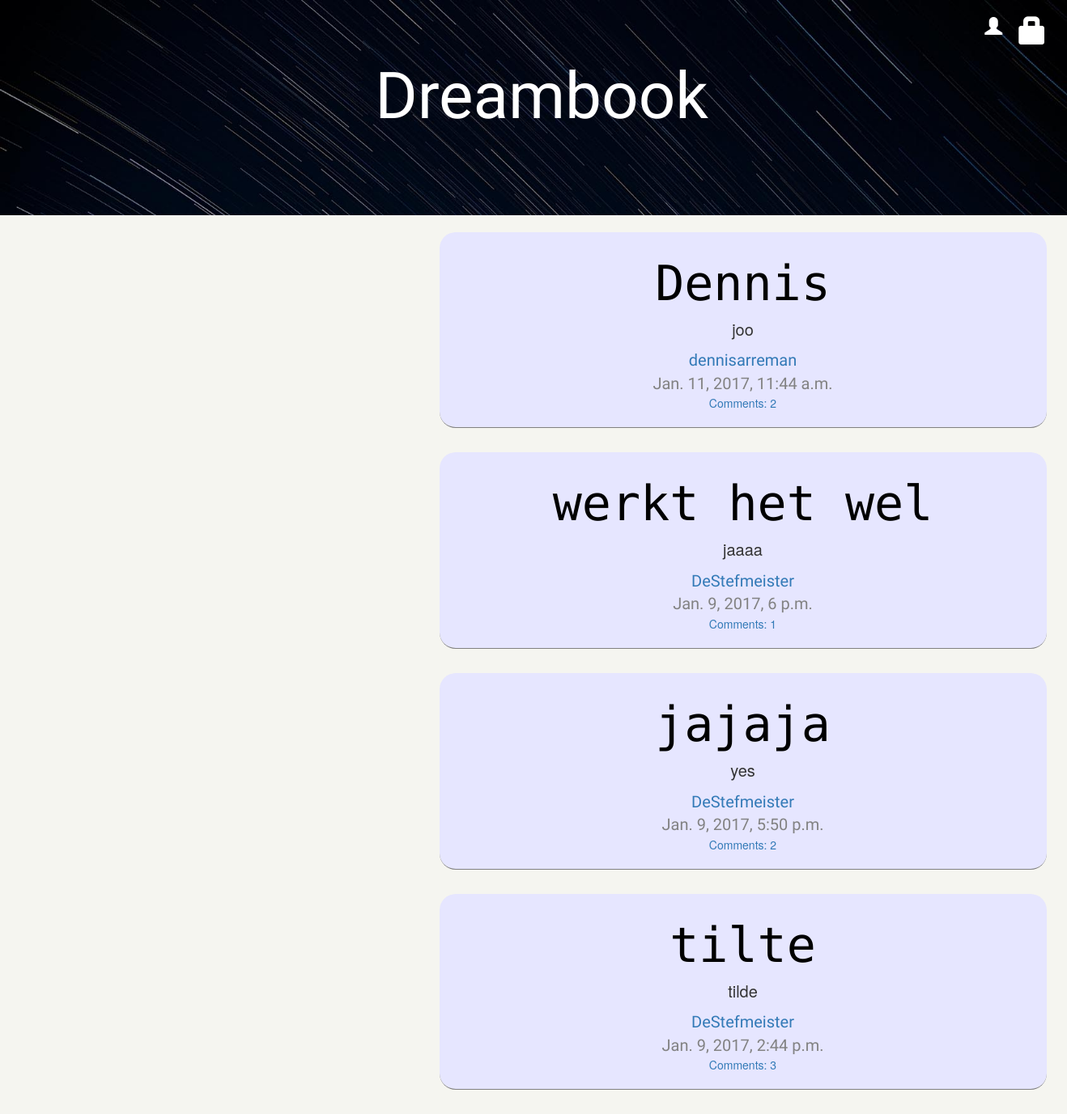
The app's page /, older data.
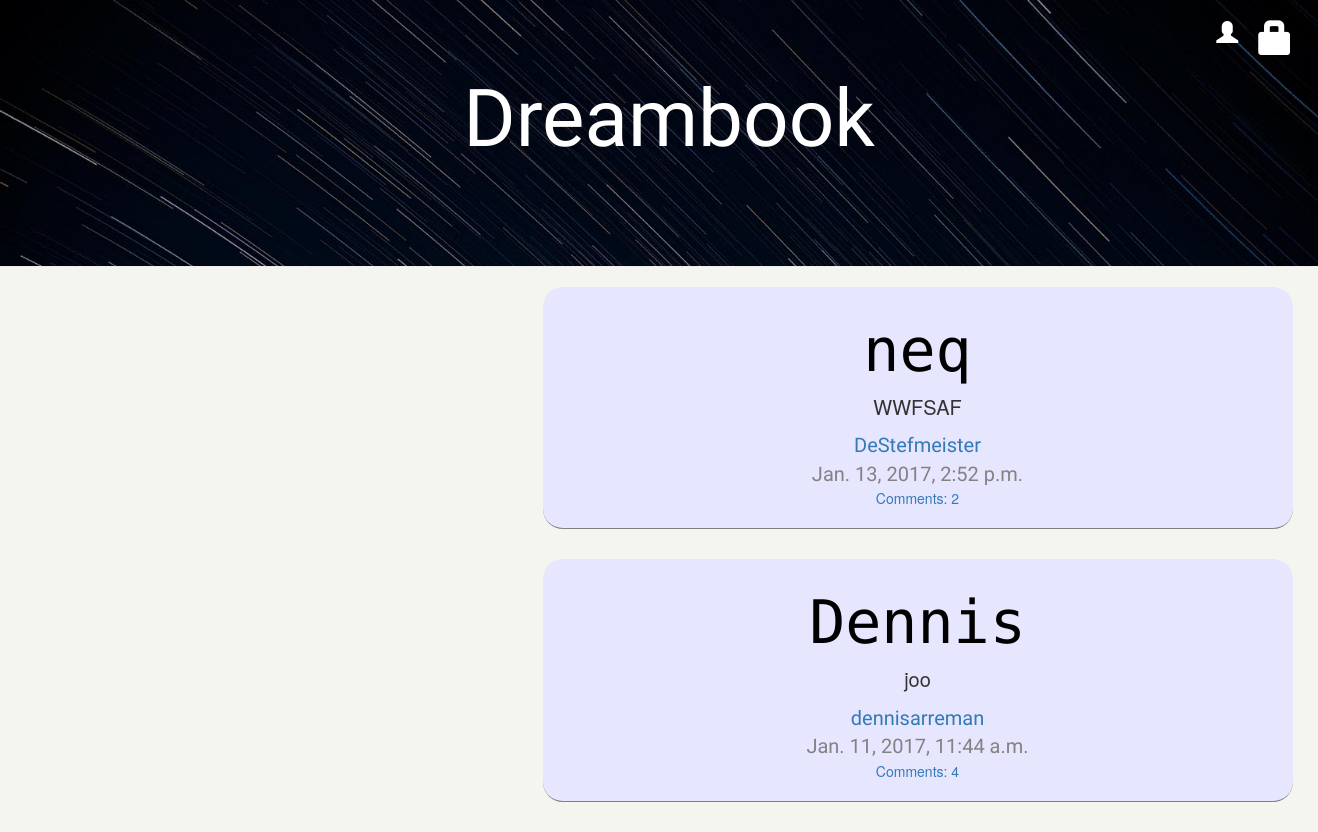
The same page, newer data.
### blog/models.py (models this page shows, shortened)
class Post(models.Model):
    author = models.ForeignKey(settings.AUTH_USER_MODEL, default = 1)
    title = models.CharField(max_length=200)
    text = models.TextField()
    created_date = models.DateTimeField(default=timezone.now)
    published_date = models.DateTimeField(blank=True, null=True)
    upvotes = models.IntegerField(default=0)
    downvotes = models.IntegerField(default=0)

### blog/views.py (the view)
# urls.py: url(r'^$', views.post_list, name='post_list'),
def post_list(request):
    posts = Post.objects.filter(published_date__lte=timezone.now()).order_by('-published_date')
    return render(request, 'blog/post_list.html', {'posts': posts})

### blog/templates/blog/post_list.html
{% extends 'blog/base.html' %}
{% block content %}
    {% for post in posts %}
        <div class="post">
            <h1><a href="{% url 'post_detail' pk=post.pk %}">{{ post.title }}</a></h1>
            <p>{{ post.text|linebreaksbr }}</p>
            <div class="date">
                <a href="{% url 'view_profile' pk=post.author.pk%}">{{ post.author }}</a>
            </div>
            <div class="date">
                {{ post.published_date }}
            </div>
            <a href="{% url 'post_detail' pk=post.pk %}">Comments: {{ post.comments.count }}</a>
        </div>
    {% endfor %}
{% endblock content %}

### blog/templates/blog/base.html (shortened to what this page needs)
{% load staticfiles %}
<html>
<head>
  <link rel="stylesheet" href="//maxcdn.bootstrapcdn.com/bootstrap/3.2.0/css/bootstrap.min.css">
  <link rel="stylesheet" href="//maxcdn.bootstrapcdn.com/bootstrap/3.2.0/css/bootstrap-theme.min.css">
  <link rel="stylesheet" href="{% static 'css/blog1.css' %}">
</head>
<body>
  <div class="page-header">
    <div class="row">
  {% if user.is_authenticated %}
  <a style="font-size: 22px; font-family: Roboto Mono" href="{% url 'post_new' %}" class="top-menu"><span class="glyphicon glyphicon-plus"></span></a>
  <a style="font-size: 22px; font-family: Roboto Mono" href="{% url 'post_draft_list' %}" class="top-menu"><span class="glyphicon glyphicon-edit"></span></a>
  <p style="font-size: 22px; font-family: Roboto Mono" class="top-menu">Hello {{ user.username }} <small>(<a href="{% url 'logout' %}">Log out</a>)</small></p>
  {% else %}
      <a href="{% url 'login' %}" class="top-menu"><span class="glyphicon glyphicon-lock"></span></a>
      <a style="font-size: 22px; font-family: Roboto Mono" href="{% url 'register_page' %}" class="top-menu"><span class="glyphicon glyphicon-user"></span></a>
  {% endif %}
</div>
<div class="row">
  <h1><a href="/">Dreambook</a></h1>
</div>
</div>
    <div class="content container">
        <div class="row">
          <div class="col-lg-8 col-lg-offset-5 col-md-10 col-md-offset-1 text-center">
            {% block content %}
            {% endblock %}
            </div>
        </div>
    </div>
</body>
</html>

### blog/static/css/blog1.css (style rules this page uses)
.page-header { background-image: url("lol.jpg"); background-size: cover; margin-top: 0; padding: 20px 20px 20px 40px; height: 200pt; }
body { background-color: #f5f5f0; }
.page-header h1, .page-header h1 a, .page-header h1 a:visited, .page-header h1 a:active { color: #ffffff; font-size: 60pt; text-decoration: none; font-family: 'Bungee Shade'; }
.content { margin-left: 40px; }
h1, h2, h3, h4 { font-family: 'Ek Mukta', sans-serif; }
h1 { text-align: center; font-family: Roboto Mono; font-size: 60px; }
p { font-size: 20px; }
.date { color: #828282; font-family: 'Ek Mukta', sans-serif; font-size: 20px; }
.top-menu, .top-menu:hover, .top-menu:visited { color: #ffffff; float: right; font-size: 26pt; margin-right: 20px; }
.post { margin-bottom: 30px; border-bottom: 1px solid grey; border-radius: 20px; padding-bottom: 20px; padding-top: 10px; background-color: #e6e6ff; }
.post h1 a, .post h1 a:visited { color: #000000; }

Row changes from the older to the newer data that the page shows:
removed Post: title "werkt het wel", text "jaaaa", author "DeStefmeister", published_date "Jan. 9, 2017, 6 p.m.", comments.count "1"
removed Post: title "jajaja", text "yes", author "DeStefmeister", published_date "Jan. 9, 2017, 5:50 p.m.", comments.count "2"
removed Post: title "tilte", text "tilde", author "DeStefmeister", published_date "Jan. 9, 2017, 2:44 p.m.", comments.count "3"
added Post: title "neq", text "WWFSAF", author "DeStefmeister", published_date "Jan. 13, 2017, 2:52 p.m.", comments.count "2"
changed Post "Dennis": comments.count "2" → "4"
